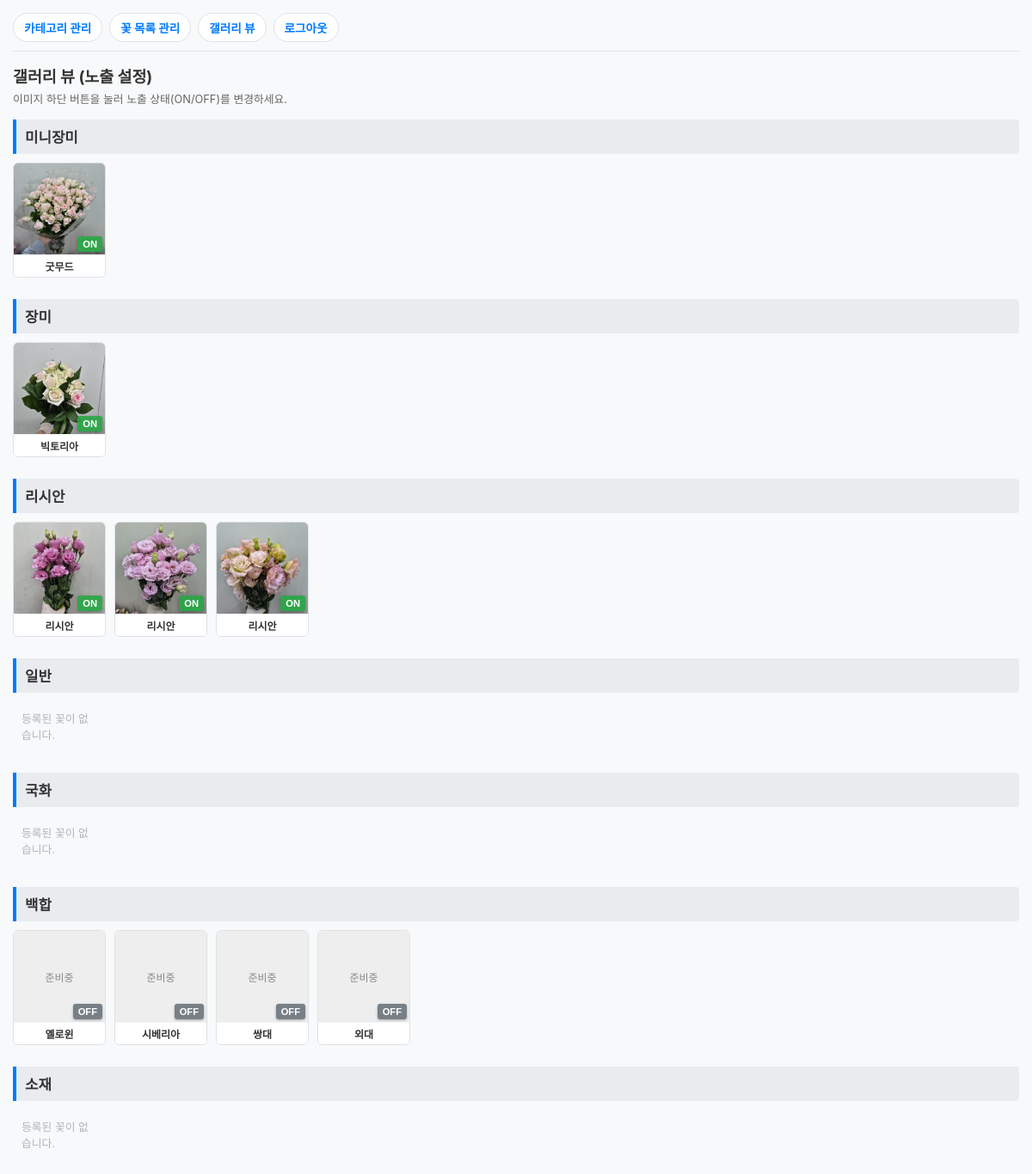
The app's page /admin/gallery-view (signed in) with its own data.
### models.py (models this page shows)
class Category(Base):
    __tablename__ = "category"
    idx = Column(Integer, primary_key=True, autoincrement=True, index=True)
    name = Column(String, nullable=False)
    order_no = Column(Integer, default=0, index=True)  # 순서 정렬용 컬럼
    flowers = relationship("FlowerList", back_populates="category_rel")

class FlowerList(Base):
    __tablename__ = "flower_list"
    idx = Column(Integer, primary_key=True, autoincrement=True, index=True)
    update_date = Column(DateTime, server_default=func.now(), onupdate=func.now())
    category = Column(Integer, ForeignKey("category.idx", ondelete="SET NULL"), nullable=True)
    name = Column(String, nullable=False)
    name2 = Column(String, nullable=True)
    color = Column(String, nullable=True)
    price = Column(Integer, default=0)
    img_path = Column(String, nullable=True)
    view = Column(Integer, default=1)
    category_rel = relationship("Category", back_populates="flowers")

### main.py (the view)
@app.get("/admin/gallery-view", response_class=HTMLResponse)
def gallery_view_page(request: Request, db: Session = Depends(get_db)):
    if not request.session.get("is_admin"):
        return RedirectResponse(url="/admin/login", status_code=303)
    categories = db.query(models.Category).order_by(models.Category.order_no.asc(), models.Category.idx.asc()).all()
    return templates.TemplateResponse(
        request=request,
        name="admin/gallery_view.html",
        context={"categories": categories}
    )

### templates/admin/gallery_view.html (shortened to what this page needs)
<!DOCTYPE html>
<html lang="ko">
<head>
</head>
<body>
    <nav>
        <a href="/admin/category">카테고리 관리</a>
        <a href="/admin/flower">꽃 목록 관리</a>
        <a href="/admin/gallery-view">갤러리 뷰</a>
        <a href="/admin/logout">로그아웃</a>
    </nav>
    <h2 style="font-size: 1.15rem; margin-bottom: 4px;">갤러리 뷰 (노출 설정)</h2>
    <p style="font-size: 0.8rem; color: #666; margin-bottom: 15px;">이미지 하단 버튼을 눌러 노출 상태(ON/OFF)를 변경하세요.</p>
    {% for category in categories %}
    <div class="category-section">
        <div class="category-title">{{ category.name }}</div>
        <div class="gallery-grid">
            {% if category.flowers %}
                {% for flower in category.flowers %}
                <div class="flower-card">
                    <div class="img-wrapper">
                        {% if flower.img_path %}
                        <img src="/{{ flower.img_path }}" alt="{{ flower.name }}">
                        {% else %}
                        <div class="no-img">준비중</div>
                        {% endif %}
                        <form action="/admin/flower/toggle-view/{{ flower.idx }}?redirect_to=/admin/gallery-view" method="post" class="toggle-overlay">
                            {% if flower.view == 1 %}
                            <button type="submit" class="btn-toggle btn-on">ON</button>
                            {% else %}
                            <button type="submit" class="btn-toggle btn-off">OFF</button>
                            {% endif %}
                        </form>
                    </div>
                    <div class="card-info">
                        <span class="flower-name" title="{{ flower.name }}">{{ flower.name }}</span>
                    </div>
                </div>
                {% endfor %}
            {% else %}
                <div class="empty-text">등록된 꽃이 없습니다.</div>
            {% endif %}
        </div>
    </div>
    {% endfor %}
</body>
</html>

### templates/admin/gallery_view.html (style rules this page uses)
:root { --primary-color: #007bff; --bg-color: #f8f9fa; --border-color: #dee2e6; }
* { box-sizing: border-box; margin: 0; padding: 0; }
body { font-family: -apple-system, BlinkMacSystemFont, "Segoe UI", Roboto, sans-serif; background-color: var(--bg-color); padding: 15px; color: #333; }
nav { display: flex; gap: 8px; overflow-x: auto; white-space: nowrap; padding-bottom: 10px; margin-bottom: 15px; border-bottom: 1px solid var(--border-color); }
nav a { text-decoration: none; color: var(--primary-color); font-weight: bold; padding: 6px 12px; background: white; border-radius: 20px; border: 1px solid var(--border-color); font-size: 0.85rem; }
.category-section { margin-bottom: 25px; }
.category-title { font-size: 1.05rem; font-weight: bold; padding: 8px 10px; background-color: #e9ecef; border-left: 4px solid var(--primary-color); margin-bottom: 10px; border-radius: 0 4px 4px 0; }
.gallery-grid { display: grid; grid-template-columns: repeat(3, 1fr); gap: 6px; }
@media (min-width: 768px) { .gallery-grid { grid-template-columns: repeat(6, 1fr); gap: 10px; } }
@media (min-width: 1200px) { .gallery-grid { grid-template-columns: repeat(10, 1fr); gap: 10px; } }
.flower-card { background: white; border: 1px solid var(--border-color); border-radius: 6px; overflow: hidden; display: flex; flex-direction: column; }
.img-wrapper { position: relative; width: 100%; aspect-ratio: 1 / 1; background-color: #eee; display: flex; align-items: center; justify-content: center; overflow: hidden; }
.img-wrapper img { width: 100%; height: 100%; object-fit: cover; }
.no-img { font-size: 0.75rem; color: #888; text-align: center; }
.toggle-overlay { position: absolute; bottom: 3px; right: 3px; }
.btn-toggle { border: none; padding: 3px 6px; font-size: 0.7rem; font-weight: bold; border-radius: 3px; cursor: pointer; white-space: nowrap; box-shadow: 0 1px 3px rgba(0,0,0,0.3); }
.btn-on { background-color: rgba(40, 167, 69, 0.9); color: white; }
.btn-off { background-color: rgba(108, 117, 125, 0.9); color: white; }
.card-info { padding: 4px; text-align: center; background-color: white; border-top: 1px solid #f1f3f5; }
.flower-name { font-size: 0.75rem; font-weight: bold; white-space: nowrap; overflow: hidden; text-overflow: ellipsis; display: block; }
.empty-text { color: #adb5bd; font-size: 0.8rem; padding: 10px; }

### records on screen
Category: name "미니장미"
FlowerList: img_path (picture), view "ON", name "굿무드"
Category: name "장미"
FlowerList: img_path (picture), view "ON", name "빅토리아"
Category: name "리시안"
FlowerList: img_path (picture), view "ON", name "리시안"
FlowerList: img_path (picture), view "ON", name "리시안"
FlowerList: img_path (picture), view "ON", name "리시안"
Category: name "일반", shows "등록된 꽃이 없습니다."
Category: name "국화", shows "등록된 꽃이 없습니다."
Category: name "백합"
FlowerList: shows "준비중", view "OFF", name "옐로윈"
FlowerList: shows "준비중", view "OFF", name "시베리아"
FlowerList: shows "준비중", view "OFF", name "쌍대"
FlowerList: shows "준비중", view "OFF", name "외대"
Category: name "소재", shows "등록된 꽃이 없습니다."
